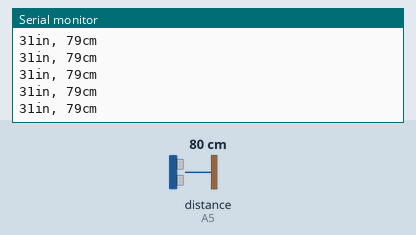
The sketch below on a simulated Arduino Uno, built with avr-gcc and run on an emulated ATmega328P. Parts: the last lines printed to the serial monitor. Wiring (inferred from the names in the program): ultrasonic range finder: trigger A4; echo A5. The inputs (shaded band) are chosen by the test bench; at power-on: distance to the obstacle (sensor on A5) 80 cm. The echo pulse lasts 58.3 µs per cm.

Above: at 1.2 s.
1.3 s: distance to the obstacle (sensor on A5) set to 18 cm
At 2.2 s:
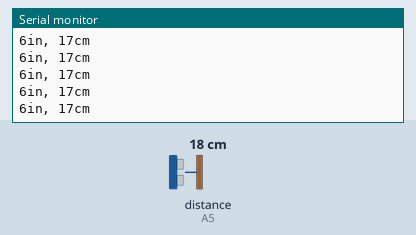
4.3 s: distance to the obstacle (sensor on A5) set to 2 cm
At 4.9 s:
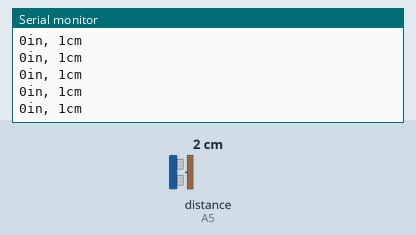
7.3 s: distance to the obstacle (sensor on A5) set to 250 cm
At 8.3 s:
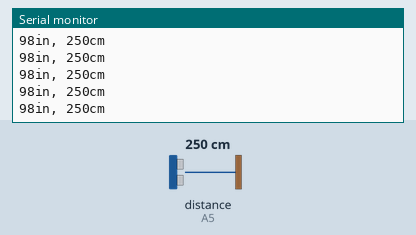
Timing chart, 0 to 10.3 s (numbered marks = the images above; inputs shaded):
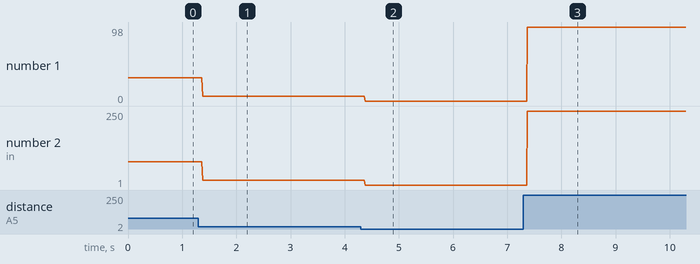

Measured:
- after the input at 1.3 s, the serial monitor: prints a new line after 0.08 s (image 1)
- after the input at 4.3 s, the serial monitor: prints a new line after 0.08 s (image 2)
- after the input at 7.3 s, the serial monitor: prints a new line after 0.07 s (image 3)
- plotted number 1: 31 → 6 after the input at 1.3 s, 6 → 0 after the input at 4.3 s, 0 → 98 after the input at 7.3 s
- plotted number 2: 79 → 17 after the input at 1.3 s, 17 → 1 after the input at 4.3 s, 1 → 250 after the input at 7.3 s

The sketch:

Ultrasonic_Sensor_noPing.ino
```cpp
int trigPin = A4;    //Trig
int echoPin = A5;    //Echo

long duration, cm, inches;    //define distance variables

void setup() {
  Serial.begin (9600);
  pinMode(trigPin, OUTPUT);
  pinMode(echoPin, INPUT);
}

void loop()
{
  digitalWrite(trigPin, LOW);
  delayMicroseconds(5);     //clear the trigPin to ensure clean HIGH pulse

  digitalWrite(trigPin, HIGH);
  delayMicroseconds(10);
  digitalWrite(trigPin, LOW);     //set trigPin to HIGH state so itemits a pulse for 10 microseconds, which is the minimum for these sensors

  pinMode(echoPin, INPUT);
  duration = pulseIn(echoPin, HIGH);
  cm = (duration/2) / 29.1;
  inches = (duration/2) / 74;     // convert the time into a distance

  Serial.print(inches);
  Serial.print("in, ");
  Serial.print(cm);
  Serial.print("cm");
  Serial.println();

}
```
